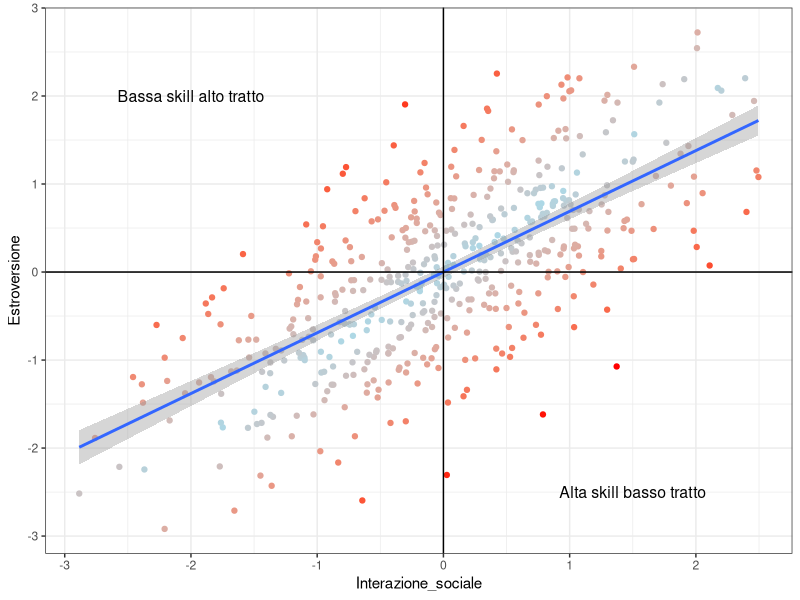

Reproduce this figure in R.
## ---- chunk 1
d = MASS::mvrnorm(n = 500, mu = c(0,0), Sigma = matrix(c(1,.69,.69,1),ncol = 2),
                  empirical = TRUE)
d = data.frame(d)
colnames(d) = c("Interazione_sociale", "Estroversione")
d$diff <- abs(d$Interazione_sociale-d$Estroversione) 

ggplot2::ggplot(data = d, ggplot2::aes(x = Interazione_sociale,
                                       y = Estroversione,
                                       color = diff)) +
  ggplot2::geom_point() +
  ggplot2::geom_smooth(method = "lm") +
  ggplot2::scale_color_gradient(low="lightblue", high="red")+
  ggplot2::guides(color = FALSE) +
  ggplot2::geom_vline(xintercept = 0) +
  ggplot2::geom_hline(yintercept = 0) +
  ggplot2::annotate("text", x = 1.5, y = -2.5, label = "Alta skill basso tratto", size = 4, color = "black") +
  ggplot2::annotate("text", x = -2, y = 2, label = "Bassa skill alto tratto", size = 4, color = "black") +
  ggplot2::theme_bw()
